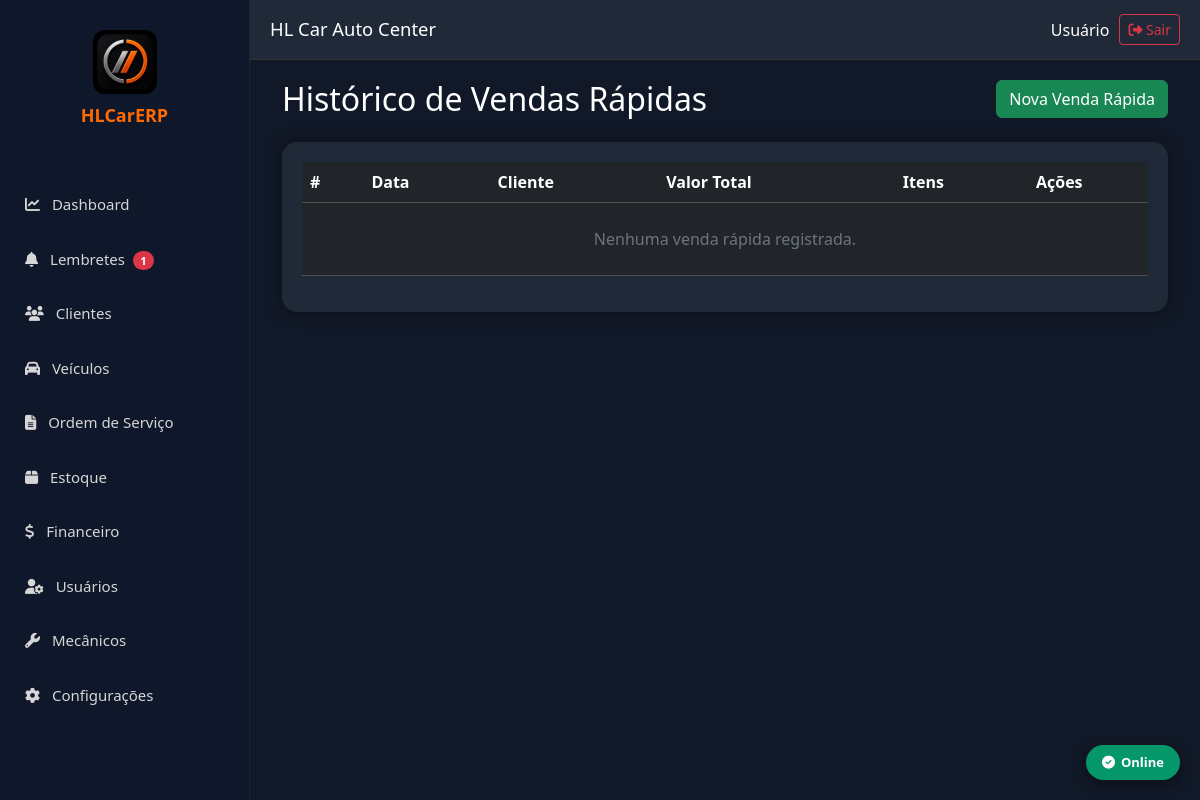
Before: /vendas-rapidas (signed in) with the older database file.
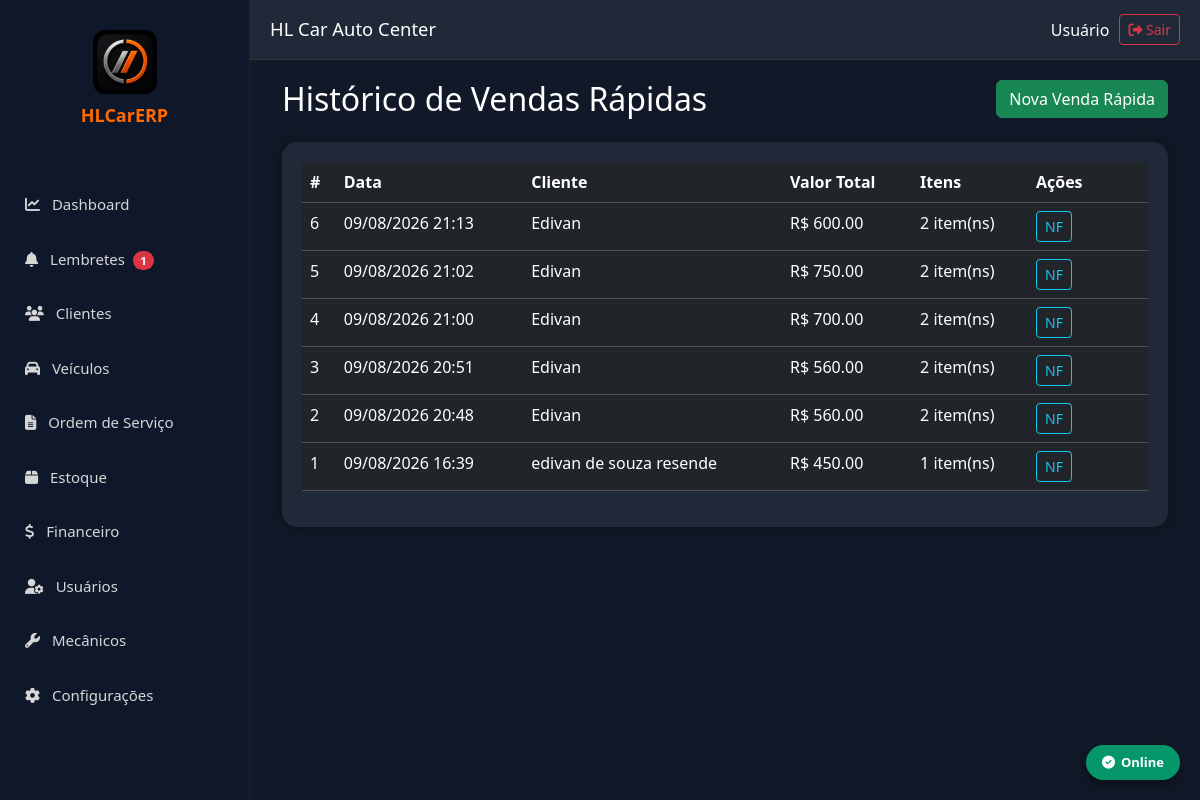
After: the same page with the newer database file.
### models.py (models this page shows)
class VendaRapida(db.Model):
    __tablename__ = "vendas_rapidas"
    id = db.Column(db.Integer, primary_key=True)
    empresa_id = db.Column(db.Integer, db.ForeignKey("empresas.id"), nullable=False, index=True)
    cliente_id = db.Column(db.Integer, db.ForeignKey("clientes.id"), nullable=True)
    data_venda = db.Column(db.DateTime, default=datetime.utcnow)
    valor_total = db.Column(Numeric(18, 2), default=0)
    observacoes = db.Column(db.Text)
    usuario_id = db.Column(db.Integer, db.ForeignKey("usuarios.id"))
    criado_em = db.Column(db.DateTime, default=datetime.utcnow)
    empresa = db.relationship("Empresa")
    cliente = db.relationship("Cliente")
    usuario = db.relationship("Usuario")
    itens = db.relationship("ItemVendaRapida", back_populates="venda", cascade="all, delete-orphan")

class Cliente(db.Model):
    __tablename__ = "clientes"
    id = db.Column(db.Integer, primary_key=True)
    empresa_id = db.Column(db.Integer, db.ForeignKey("empresas.id"), nullable=False, index=True)
    nome = db.Column(db.String(200), nullable=False)
    tipo = db.Column(db.String(20), default="FISICA")
    cpf_cnpj = db.Column(db.String(20))
    rg_ie = db.Column(db.String(30))
    telefone = db.Column(db.String(30))
    whatsapp = db.Column(db.String(30))
    email = db.Column(db.String(150))
    cep = db.Column(db.String(15))
    endereco = db.Column(db.String(200))
    numero = db.Column(db.String(20))
    complemento = db.Column(db.String(100))
    bairro = db.Column(db.String(100))
    cidade = db.Column(db.String(100))
    estado = db.Column(db.String(2))
    observacoes = db.Column(db.Text)
    data_nascimento = db.Column(db.Date, nullable=True)
    ativo = db.Column(db.Boolean, default=True, nullable=False)
    criado_em = db.Column(db.DateTime, default=datetime.utcnow, nullable=False)
    alterado_em = db.Column(db.DateTime, default=datetime.utcnow, onupdate=datetime.utcnow)
    empresa = db.relationship("Empresa")
    __table_args__ = (
        Index("idx_cliente_nome", "empresa_id", "nome"),
        Index("idx_cliente_cpf", "empresa_id", "cpf_cnpj"),
    )

### app.py (the view)
@app.route("/vendas-rapidas")
@login_required
def listar_vendas_rapidas():
    vendas = VendaRapida.query.order_by(VendaRapida.id.desc()).limit(100).all()
    return render_template("vendas_rapidas.html", vendas=vendas)

### app.py (called while the page is built)
def login_required(f):
    @wraps(f)
    def decorated_function(*args, **kwargs):
        if "usuario_id" not in session:
            return redirect("/login")
        return f(*args, **kwargs)
    return decorated_function

### templates/vendas_rapidas.html (shortened to what this page needs)
{% extends "base.html" %}
{% block conteudo %}
<div class="container-fluid">
    <div class="d-flex justify-content-between align-items-center mb-4">
        <h2 class="text-white mb-0">Histórico de Vendas Rápidas</h2>
        <a href="/venda-rapida" class="btn btn-success">Nova Venda Rápida</a>
    </div>
    <div class="card-dashboard">
        <div class="table-responsive">
            <table class="table table-dark table-hover">
                <thead>
                    <tr>
                        <th>#</th>
                        <th>Data</th>
                        <th>Cliente</th>
                        <th>Valor Total</th>
                        <th>Itens</th>
                        <th width="120">Ações</th>
                    </tr>
                </thead>
                <tbody>
                    {% for v in vendas %}
                    <tr>
                        <td>{{ v.id }}</td>
                        <td>{{ v.data_venda.strftime('%d/%m/%Y %H:%M') if v.data_venda else '-' }}</td>
                        <td>{{ v.cliente.nome if v.cliente else 'Balcão' }}</td>
                        <td>R$ {{ "%.2f"|format(v.valor_total or 0) }}</td>
                        <td>{{ v.itens|length }} item(ns)</td>
                        <td>
                            <a href="/vendas-rapidas/{{ v.id }}/nfse" class="btn btn-outline-info btn-sm" title="Emitir NFS-e">
                                NF
                            </a>
                        </td>
                    </tr>
                    {% else %}
                    <tr>
                        <td colspan="6" class="text-center text-secondary py-4">Nenhuma venda rápida registrada.</td>
                    </tr>
                    {% endfor %}
                </tbody>
            </table>
        </div>
    </div>
</div>
{% endblock %}

Changed rows visible on the page:
added VendaRapida: id "6", data_venda "09/08/2026 21:13", cliente "Edivan", valor_total "600.00", itens|length "2"
added VendaRapida: id "5", data_venda "09/08/2026 21:02", cliente "Edivan", valor_total "750.00", itens|length "2"
added VendaRapida: id "4", data_venda "09/08/2026 21:00", cliente "Edivan", valor_total "700.00", itens|length "2"
added VendaRapida: id "3", data_venda "09/08/2026 20:51", cliente "Edivan", valor_total "560.00", itens|length "2"
added VendaRapida: id "2", data_venda "09/08/2026 20:48", cliente "Edivan", valor_total "560.00", itens|length "2"
added VendaRapida: id "1", data_venda "09/08/2026 16:39", cliente "edivan de souza resende", valor_total "450.00", itens|length "1"
Other visible differences:
text no longer shown: "Nenhuma venda rápida registrada."
